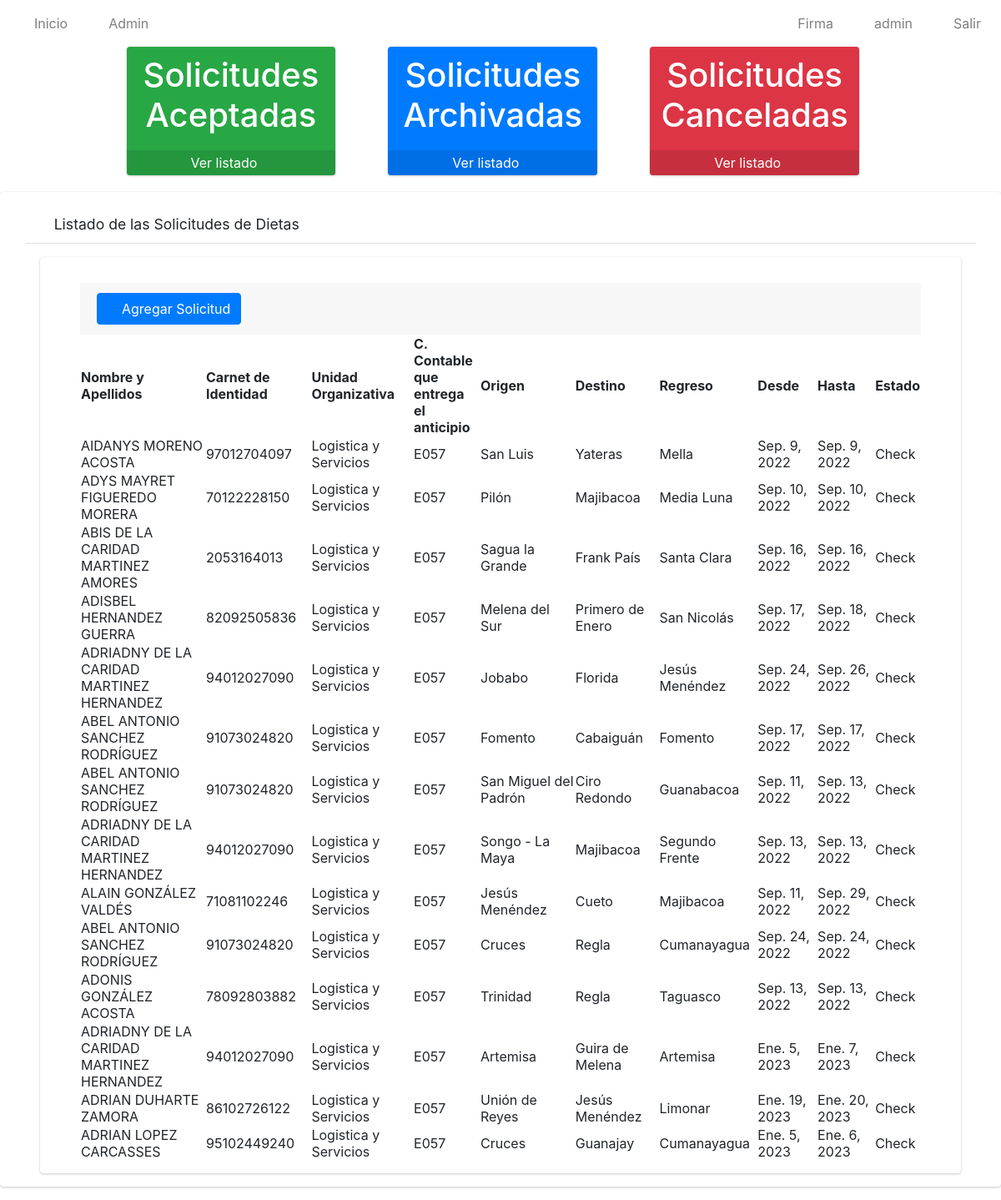
The page /index/ (signed in) on the database as committed earlier.
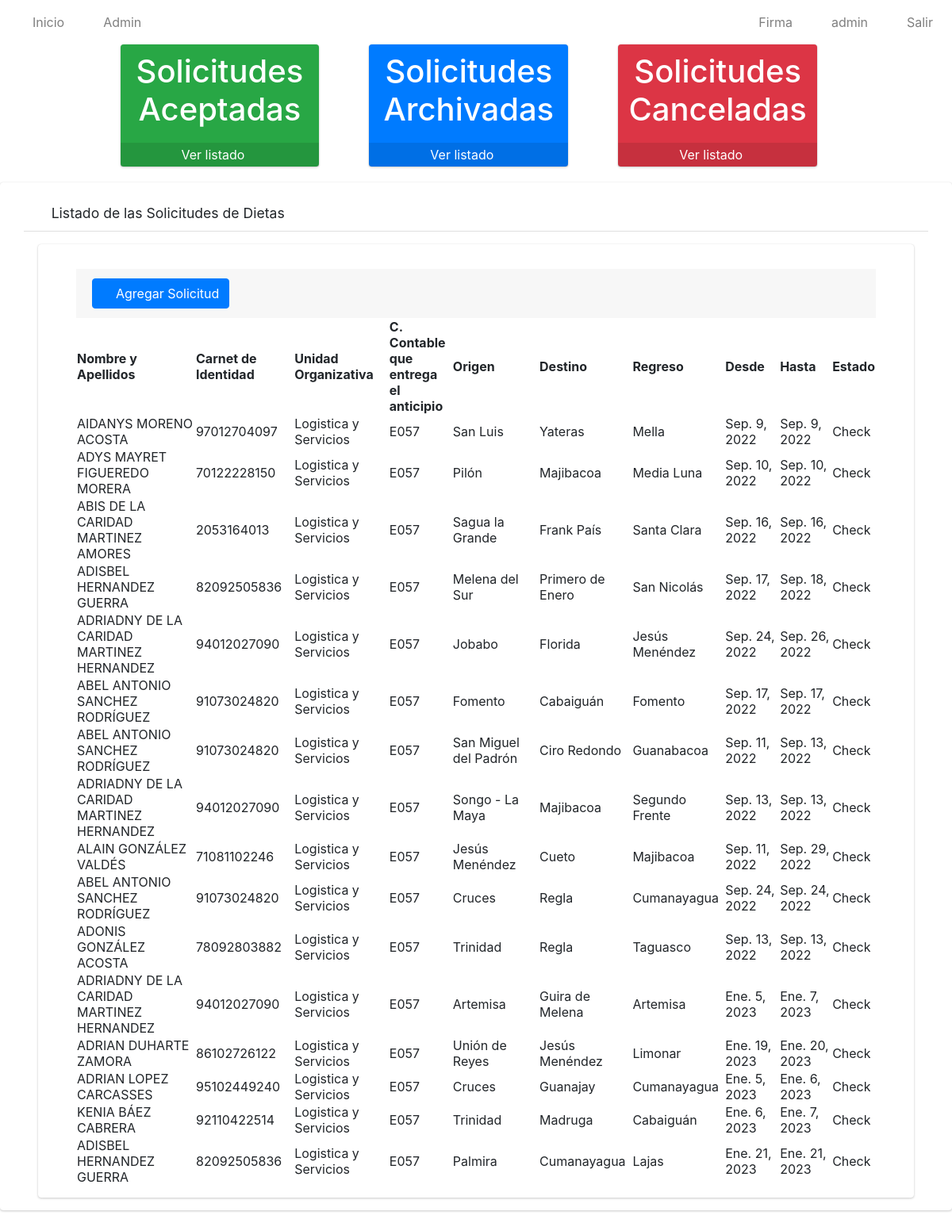
The same page on the database as committed later.
### app/models.py (models this page shows, shortened)
class Solicitud(models.Model):
    numero=models.IntegerField()
    solicitante=models.ForeignKey(Solicitante, on_delete=models.CASCADE)
    trabajador=models.ForeignKey(Trabajador, on_delete=models.CASCADE)
    unidad_organizativa=models.ForeignKey(Unidad_Organizativa, on_delete=models.CASCADE)
    c_contable=models.ForeignKey(C_Contable, on_delete=models.CASCADE)
    provincia=models.CharField(max_length=50)
    origen=models.CharField(max_length=50)
    prov_destino=models.CharField(max_length=50)
    destino=models.CharField(max_length=50)
    regreso=models.CharField(max_length=50)
    fecha_inicio=models.DateField()
    fecha_final=models.DateField()
    parleg=models.ForeignKey(Trabajador, on_delete=models.CASCADE, related_name='Trabajador_parleg', null=True, blank=True)
    cargo_presupuesto=models.ForeignKey(Cargo_al_Presupuesto, on_delete=models.CASCADE)
    autoriza=models.ForeignKey(Autoriza, on_delete=models.CASCADE)
    estado=models.CharField(max_length=200)
    observaciones=models.CharField(max_length=500, blank=True, null=True)
    labor=models.CharField(max_length=500, blank=True, null=True)
    class Meta:
        verbose_name="Solicitud"
        verbose_name_plural="Solicitudes"

class Trabajador(models.Model):
    usuario=models.OneToOneField(User, on_delete=models.CASCADE)
    ci=models.CharField(max_length=11, unique=True)
    def __str__(self):
            return self.usuario.first_name+' '+self.usuario.last_name
    class Meta:
        verbose_name = "Trabajador"
        verbose_name_plural = "Trabajadores"

class Unidad_Organizativa(models.Model):
    nombre=models.CharField(max_length=100)
    def __str__(self):
        return self.nombre
    class Meta:
        verbose_name="Unidad Organizativa"
        verbose_name_plural="Unidades Organizativas"

class C_Contable(models.Model):
    nombre=models.CharField(max_length=4)
    def __str__(self):
        return self.nombre

### app/views.py (the view)
# urls.py: path('', SolicitudListView.as_view(), name='solicitudes'),
class SolicitudListView(ListView):
    model = Solicitud
    template_name = 'solicitudes/listar.html'
    @method_decorator(login_required)
    def dispatch(self, request, *args, **kwargs):
        return super().dispatch(request,*args,** kwargs)
    def get_context_data(self, **kwargs):
        context = super().get_context_data(**kwargs)
        context['title'] = "Listado de Solicitudes"
        return context

### app/templates/solicitudes/listar.html (shortened to what this page needs)
{% extends 'base.html' %}
{% load static %}
{% block content %}
    <div class="row pl-5 pr-5 ml-5" >
         <div class="col-lg-3 col-6 ml-5">
            <div class="small-box bg-success">
                <div class="inner">
                    <h1 style="color: white;" class="text-center">
                        Solicitudes Aceptadas
                    </h1>
                </div>
                <div class="icon"><i class="fas fa-check-square"></i>
                </div>
                {% if perms.app.view_modelo %}
                <a href="{% url 'listarMod' %}" class="small-box-footer" style="color: white !important;">
                Ver listado <i class="fas fa-arrow-circle-right" style="color: white;"></i>
                </a>
                {% else %}
                <a href="#" class="small-box-footer" style="color: white !important;">
                No tiene permisos para ver los Modelos <i class="fas fa-eye-slash" style="color: white;"></i>
                </a>
                {% endif %}
            </div>
            </div>
        <div class="col-lg-3 col-6 ml-5">
            <div class="small-box btn-primary">
                <div class="inner">
                    <h1 style="color: white;" class="text-center">
                        Solicitudes Archivadas
                    </h1>
                </div>
                <div class="icon"><i class="fas fa-folder"></i>
                </div>
                {% if perms.app.view_modelo %}
                <a href="{% url 'listarModArch' %}" class="small-box-footer" style="color: white !important;">
                Ver listado <i class="fas fa-arrow-circle-right" style="color: white;"></i>
                </a>
                {% else %}
                <a href="#" class="small-box-footer" style="color: white !important;">
                No tiene permisos para ver los Modelos <i class="fas fa-eye-slash" style="color: white;"></i>
                </a>
                {% endif %}
            </div>
            </div>
        <div class="col-lg-3 col-6 ml-5">
        <div class="small-box bg-danger">
                <div class="inner">
                    <h1 style="color: white;" class="text-center">
                        Solicitudes Canceladas
                    </h1>
                </div>
                <div class="icon"><i class="fas fa-times-circle"></i>
                </div>
                {% if perms.app.view_modelo %}
                <a href="{% url 'listarModCancel' %}" class="small-box-footer" style="color: white !important;">
                Ver listado <i class="fas fa-arrow-circle-right" style="color: white;"></i>
                </a>
                {% else %}
                <a href="#" class="small-box-footer" style="color: white !important;">
                No tiene permisos para ver los Modelos <i class="fas fa-eye-slash" style="color: white;"></i>
                </a>
                {% endif %}
            </div>
            </div>
        </div>
    <div class=" card card-default">
        <div class="card-header px-3 mb-3 mt-3 container">
            <h3 class="card-title">
            <i class="fas fa-search"></i>
                Listado de las Solicitudes de Dietas
            </h3>
            </div>
        <div class="card card-body content-header mx-5 px-5">
         {% if perms.app.add_solicitud %}
             <div class=" card-footer mt-3">
            <a href="{% url 'crear_solicitud' %}" type="button" class="btn btn-primary">
                <i class="fas fa-plus"></i>
                Agregar Solicitud
            </a>
        </div>
             {% endif %}
            <table id="myTable" class="display" style="width: 100%;">
                <thead>
                    <tr>
                        <th>Nombre y Apellidos</th>
                        <th>Carnet de Identidad</th>
                        <th>Unidad Organizativa</th>
                        <th>C. Contable que entrega el anticipio</th>
                        <th>Origen</th>
                        <th>Destino</th>
                        <th>Regreso</th>
                        <th>Desde</th>
                        <th>Hasta</th>
                        <th>Estado</th>
                    </tr>
                </thead>
                <tbody>
                    {% for i in object_list %}
                    <tr>
                        <td style="width: 150px;">{{i.trabajador}}</td>
                        <td>{{i.trabajador.ci}}</td>
                        <td>{{i.unidad_organizativa}}</td>
                        <td style="width: 80px;">{{i.c_contable}}</td>
                        <td>{{i.origen}}</td>
                        <td>{{i.destino}}</td>
                        <td>{{i.regreso}}</td>
                        <td>{{i.fecha_inicio}}</td>
                        <td>{{i.fecha_final}}</td>
                        <td>{{i.estado}}</td>
                    </tr>
                    {% endfor %}
                </tbody>
            </table>
        </div>
    </div>
{% endblock %}

### app/templates/base.html (shortened to what this page needs)
{% load static %}
<html>
  <head>
    <link
      rel="stylesheet"
      href="{% static 'plugins/fontawesome-free/css/all.min.css'%}"
    />
    <link
      href="{% static 'plugins/bootstrap/css/bootstrap.min.css' %}"
      rel="stylesheet"
    />
    <link
      rel="stylesheet"
      type="text/css"
      href="{% static 'datatable/data_tables/datatables.min.css' %}"
    />
    <link
      rel="stylesheet"
      href="{% static 'plugins/jquery/jquery-confirm.min.css' %}"
    />
    <link
      rel="stylesheet"
      href="https://cdn.jsdelivr.net/npm/bootstrap-icons@1.7.2/font/bootstrap-icons.css"
    />
    <link
      href="{% static 'plugins/bootstrap/css/bootstrap.min.css' %}"
      rel="stylesheet"
    />
    <link
      href="{% static 'plugins/bootstrap/css/bootstrap.min.css' %}"
      rel="stylesheet"
    />
    <link
      rel="stylesheet"
      href="{% static 'dist/css/adminlte.min.css'%}"
    />
  </head>
  <nav class="navbar navbar-expand-md navbar-white navbar-light">
    <ul class="navbar-nav">
      <li class="nav-item">
        <a href="{% url 'solicitudes' %}" class="nav-link">
          <i class="fas fa-home"></i>
          Inicio</a
        >
      </li>
      {% if user.is_superuser or user.is_staff %}
      <li class="nav-item">
        <a class="nav-link" href="/admin/" role="button">
          <i class="fas fa-tachometer-alt"></i> Admin
        </a>
      </li>
      {%endif%}
    </ul>
    <ul class="navbar-nav ml-auto">
      <li class="nav-item">
        <a class="nav-link" onclick="modal_firma()" role="button">
          <i class="fas fa-edit"></i> Firma
        </a>
      </li>
      <li class="nav-item">
        <a class="nav-link" href="javascript:;" role="button">
          <i class="fas fa-user"></i> {{ user.username }}
        </a>
      </li>
      <li class="nav-item">
        <a class="nav-link" href="{% url 'logout' %}" role="button">
          <i class="fas fa-power-off"></i> Salir
        </a>
      </li>
    </ul>
  </nav>
  <body style="max-width: 1750px" class="mx-auto">
     {%block content%} {% endblock %}
  </body>
</html>

Rows that differ between the two databases and show on the page:
added Solicitud: trabajador "KENIA BÁEZ CABRERA", trabajador.ci "92110422514", unidad_organizativa "Logistica y Servicios", c_contable "E057", origen "Trinidad", destino "Madruga", regreso "Cabaiguán", fecha_inicio "Ene. 6, 2023", fecha_final "Ene. 7, 2023", estado "Check"
added Solicitud: trabajador "ADISBEL HERNANDEZ GUERRA", trabajador.ci "82092505836", unidad_organizativa "Logistica y Servicios", c_contable "E057", origen "Palmira", destino "Cumanayagua", regreso "Lajas", fecha_inicio "Ene. 21, 2023", fecha_final "Ene. 21, 2023", estado "Check"
